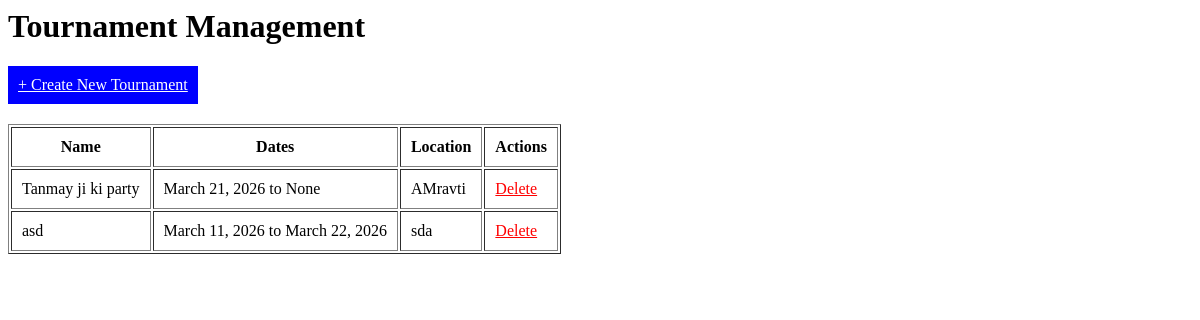
/tournaments/ (signed in), run on an earlier commit of the app's database.
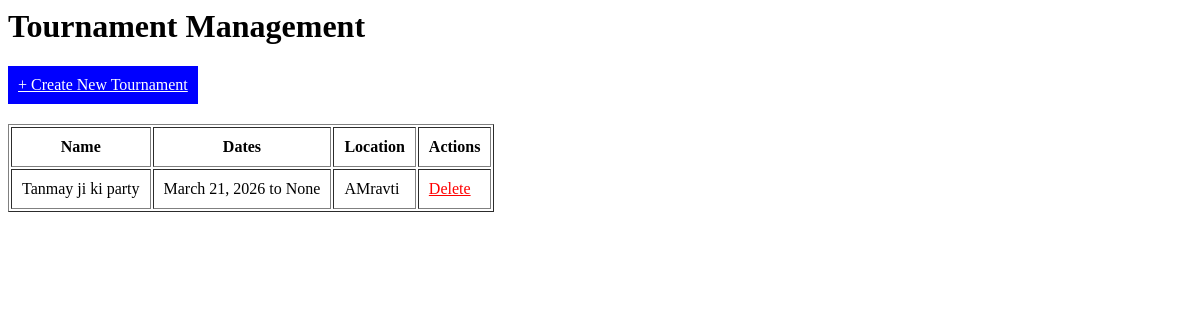
And on a later commit of the database.
### thangta/models.py (models this page shows, shortened)
class Tournament(models.Model):
    name = models.CharField(max_length=200)
    start_date = models.DateField()
    end_date = models.DateField(null=True, blank=True)
    location = models.CharField(max_length=200, blank=True, null=True)
    created_at = models.DateTimeField(auto_now_add=True)
    battle_rings = models.IntegerField(default=0)

### thangta/views.py (the view)
# urls.py: path('tournaments/', TournamentListView.as_view(), name='tournament-list'),
class TournamentListView(AdminRequiredMixin, ListView):
    model = Tournament
    template_name = 'tournament_list.html'
    context_object_name = 'tournaments'
    pagination_class = None

### thangta/permissions.py (called while the page is built)
    def dispatch(self, request, *args, **kwargs):
        if not request.user.is_authenticated or request.user.role != 'ADMIN':
            return self.handle_no_permission() # Redirects to login or shows 403
        return super().dispatch(request, *args, **kwargs)

### thangta/templates/tournament_list.html
<h1>Tournament Management</h1>
<a href="{% url 'tournament-add' %}" style="display:inline-block; margin-bottom: 20px; padding: 10px; background: blue; color: white;">+ Create New Tournament</a>
<table border="1" cellpadding="10">
    <tr>
        <th>Name</th>
        <th>Dates</th>
        <th>Location</th>
        <th>Actions</th>
    </tr>
    {% for tournament in tournaments %}
    <tr>
        <td>{{ tournament.name }}</td>
        <td>{{ tournament.start_date }} to {{ tournament.end_date }}</td>
        <td>{{ tournament.location }}</td>
        <td>
            <a href="{% url 'tournament-delete' tournament.id %}" style="color: red;">Delete</a>
        </td>
    </tr>
    {% empty %}
    <tr>
        <td colspan="4">No tournaments created yet.</td>
    </tr>
    {% endfor %}
</table>

What changed in the data, as far as the page shows it:
removed Tournament: name "asd", start_date "March 11, 2026", end_date "March 22, 2026", location "sda"
